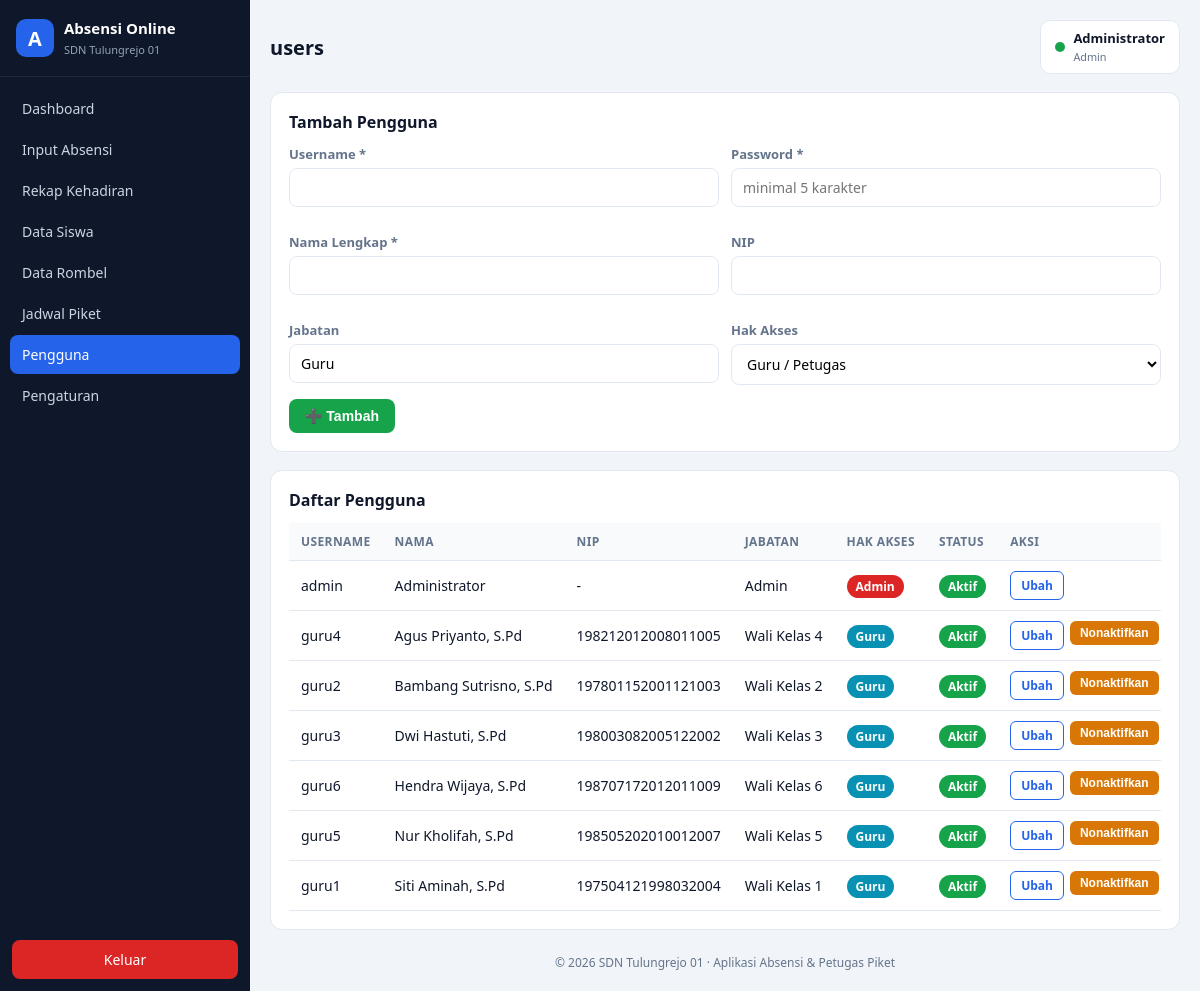
/users.php (signed in), run on the app's committed database.
### tables this page shows
CREATE TABLE `pengaturan` (
  `id`              INT(11) NOT NULL AUTO_INCREMENT,
  `nama_sekolah`    VARCHAR(100) NOT NULL DEFAULT 'SDN Tulungrejo 01',
  `npsn`            VARCHAR(16) DEFAULT NULL,
  `alamat`          VARCHAR(150) DEFAULT NULL,
  `kepala_sekolah`  VARCHAR(100) DEFAULT NULL,
  `tahun_pelajaran` VARCHAR(9)  NOT NULL DEFAULT '2025/2026',
  `semester`        ENUM('Ganjil','Genap') NOT NULL DEFAULT 'Ganjil',
  `logo`            VARCHAR(255) DEFAULT NULL,
  PRIMARY KEY (`id`)
);

CREATE TABLE `users` (
  `id_user`    INT(11) NOT NULL AUTO_INCREMENT,
  `username`   VARCHAR(30) NOT NULL,
  `password`   VARCHAR(255) NOT NULL,
  `nama`       VARCHAR(100) NOT NULL,
  `nip`        VARCHAR(18) DEFAULT NULL,
  `jabatan`    VARCHAR(50) DEFAULT 'Guru',
  `hak_akses`  ENUM('admin','guru') NOT NULL DEFAULT 'guru',
  `foto`       VARCHAR(255) DEFAULT NULL,
  `aktif`      TINYINT(1) NOT NULL DEFAULT 1,
  `created_at` TIMESTAMP NOT NULL DEFAULT CURRENT_TIMESTAMP,
  PRIMARY KEY (`id_user`),
  UNIQUE KEY `uk_username` (`username`)
);

### library/functions.php (called while the page is built, shortened)
<?php
function e($str)
{
    return htmlspecialchars((string)$str, ENT_QUOTES, 'UTF-8');
}
function get_pengaturan($conn)
{
    $r = $conn->query("SELECT * FROM pengaturan ORDER BY id ASC LIMIT 1")->fetch_assoc();
    return $r ?: [];
}
function current_user()
{
    return $_SESSION['user'] ?? null;
}

### users.php (the view, shortened to what this page needs)
<?php
$page = 'users';
require_once __DIR__ . '/library/header.php';
$edit = null;
$users = $conn->query("SELECT * FROM users ORDER BY hak_akses, nama")->fetch_all(MYSQLI_ASSOC);
?>
<div class="card">
  <h2><?= $edit ? 'Ubah Pengguna' : 'Tambah Pengguna' ?></h2>
  <form method="post">
    <div class="row-form">
      <div class="form-group">
        <label>Username *</label>
        <input type="text" name="username" required value="<?= e($edit['username'] ?? '') ?>">
      </div>
      <div class="form-group">
        <label>Password <?= $edit ? '(kosongkan jika tetap)' : '*' ?></label>
        <input type="password" name="password" <?= $edit ? '' : 'required' ?> minlength="5" placeholder="minimal 5 karakter">
      </div>
      <div class="form-group">
        <label>Nama Lengkap *</label>
        <input type="text" name="nama" required value="<?= e($edit['nama'] ?? '') ?>">
      </div>
      <div class="form-group">
        <label>NIP</label>
        <input type="text" name="nip" value="<?= e($edit['nip'] ?? '') ?>">
      </div>
      <div class="form-group">
        <label>Jabatan</label>
        <input type="text" name="jabatan" value="<?= e($edit['jabatan'] ?? 'Guru') ?>">
      </div>
      <div class="form-group">
        <label>Hak Akses</label>
        <select name="hak_akses">
          <option value="guru" <?= ($edit['hak_akses'] ?? '') === 'guru' ? 'selected' : '' ?>>Guru / Petugas</option>
        </select>
      </div>
    </div>
    <button class="btn btn-success"><?= $edit ? '💾 Simpan' : '➕ Tambah' ?></button>
  </form>
</div>
<div class="card">
  <h2>Daftar Pengguna</h2>
  <div class="table-wrap">
    <table>
      <thead><tr><th>Username</th><th>Nama</th><th>NIP</th><th>Jabatan</th><th>Hak Akses</th><th>Status</th><th class="no-print">Aksi</th></tr></thead>
      <tbody>
      <?php foreach ($users as $u): ?>
        <tr>
          <td><?= e($u['username']) ?></td>
          <td><?= e($u['nama']) ?></td>
          <td><?= e($u['nip'] ?: '-') ?></td>
          <td><?= e($u['jabatan'] ?: '-') ?></td>
          <td><span class="badge <?= $u['hak_akses'] === 'admin' ? 'badge-danger' : 'badge-info' ?>"><?= e(ucfirst($u['hak_akses'])) ?></span></td>
          <td><span class="badge <?= $u['aktif'] ? 'badge-success' : 'badge-secondary' ?>"><?= $u['aktif'] ? 'Aktif' : 'Nonaktif' ?></span></td>
          <td class="no-print">
            <div class="actions">
              <a class="btn btn-sm btn-outline" href="users.php?edit=<?= (int)$u['id_user'] ?>">Ubah</a>
              <?php if ((int)$u['id_user'] !== (int)current_user()['id_user']): ?>
                <form method="post" class="confirm-submit" data-confirm="Ubah status pengguna ini?">
                  <button class="btn btn-sm btn-warning"><?= $u['aktif'] ? 'Nonaktifkan' : 'Aktifkan' ?></button>
                </form>
              <?php endif; ?>
            </div>
          </td>
        </tr>
      <?php endforeach; ?>
      </tbody>
    </table>
  </div>
</div>
<?php require_once __DIR__ . '/library/footer.php'; ?>

### library/header.php (shortened to what this page needs)
<?php
require_once __DIR__ . '/auth.php';
$user = current_user();
$setting = get_pengaturan($conn);
$page = $page ?? '';
$menu = [
    'dashboard' => ['Dashboard', 'index.php', 'all'],
    'absensi'   => ['Input Absensi', 'absensi.php', 'all'],
    'rekap'     => ['Rekap Kehadiran', 'rekap.php', 'all'],
    'siswa'     => ['Data Siswa', 'siswa.php', 'all'],
    'rombel'    => ['Data Rombel', 'rombel.php', 'admin'],
    'piket'     => ['Jadwal Piket', 'piket/index.php', 'all'],
    'users'     => ['Pengguna', 'users.php', 'admin'],
    'pengaturan'=> ['Pengaturan', 'pengaturan.php', 'admin'],
];
?>
<!DOCTYPE html>
<html lang="id">
<head>
<link rel="stylesheet" href="/app/assets/css/style.css">
</head>
<body>
<div class="layout">
  <aside class="sidebar" id="sidebar">
    <div class="brand">
      <div class="brand-logo">A</div>
      <div>
        <strong>Absensi Online</strong><br>
        <small><?= e($setting['nama_sekolah'] ?? 'SDN Tulungrejo 01') ?></small>
      </div>
    </div>
    <nav class="nav">
      <?php foreach ($menu as $key => $m): ?>
        <a href="<?= e($m[1]) ?>" class="<?= $page === $key ? 'active' : '' ?>"><?= e($m[0]) ?></a>
      <?php endforeach; ?>
    </nav>
    <a class="btn-logout" href="logout.php">Keluar</a>
  </aside>
  <main class="content">
    <header class="topbar">
      <h1><?= e($page ?: 'Dashboard') ?></h1>
      <div class="user-box">
        <span class="dot"></span>
        <div>
          <strong><?= e($user['nama']) ?></strong><br>
          <small><?= e(ucfirst($user['hak_akses'])) ?></small>
        </div>
      </div>
    </header>

### library/footer.php (shortened to what this page needs)
    <footer class="footer">
      &copy; <?= date('Y') ?> <?= e($setting['nama_sekolah'] ?? 'SDN Tulungrejo 01') ?> &middot; Aplikasi Absensi &amp; Petugas Piket
    </footer>
  </main>
</div>
</body>
</html>

### assets/css/style.css (style rules this page uses)
:root { --bg:#f1f5f9; --card:#ffffff; --side:#0f172a; --side2:#1e293b; --primary:#2563eb; --success:#16a34a; --warning:#d97706; --info:#0891b2; --danger:#dc2626; --text:#0f172a; --muted:#64748b; --line:#e2e8f0; }
* { margin:0;padding:0;box-sizing:border-box }
body { font-family:'Segoe UI',system-ui,Arial,sans-serif;background:var(--bg);color:var(--text);font-size:15px }
a { color:var(--primary);text-decoration:none }
.layout { display:flex;min-height:100vh }
.sidebar { width:250px;background:var(--side);color:#cbd5e1;display:flex;flex-direction:column;position:fixed;top:0;bottom:0;left:0;z-index:50 }
.brand { display:flex;gap:10px;align-items:center;padding:18px 16px;border-bottom:1px solid var(--side2);color:#fff }
.brand-logo { width:38px;height:38px;border-radius:10px;background:var(--primary);color:#fff;display:flex;align-items:center;justify-content:center;font-weight:700;font-size:20px }
.brand small { color:#94a3b8;font-size:11px }
.nav { flex:1;padding:12px 10px;display:flex;flex-direction:column;gap:2px;overflow-y:auto }
.nav a { color:#cbd5e1;padding:10px 12px;border-radius:8px;font-size:14px }
.nav a.active { background:var(--primary);color:#fff }
.btn-logout { margin:12px;padding:10px;text-align:center;background:var(--danger);color:#fff;border-radius:8px;font-size:14px }
.content { flex:1;margin-left:250px;padding:20px;min-width:0 }
.topbar { display:flex;align-items:center;gap:14px;margin-bottom:18px }
.topbar h1 { font-size:20px;flex:1 }
.user-box { display:flex;gap:8px;align-items:center;background:var(--card);padding:8px 14px;border-radius:10px;border:1px solid var(--line);font-size:13px }
.user-box small { color:var(--muted) }
.dot { width:10px;height:10px;border-radius:50%;background:var(--success) }
.card { background:var(--card);border:1px solid var(--line);border-radius:12px;padding:18px;margin-bottom:18px }
.card h2 { font-size:16px;margin-bottom:12px }
.table-wrap { overflow-x:auto }
table { width:100%;border-collapse:collapse;font-size:14px }
th,td { padding:10px 12px;text-align:left;border-bottom:1px solid var(--line);white-space:nowrap }
th { background:#f8fafc;color:var(--muted);font-weight:600;font-size:12px;text-transform:uppercase;letter-spacing:.4px }
.form-group { margin-bottom:14px }
.form-group label { display:block;font-size:13px;margin-bottom:5px;color:var(--muted);font-weight:600 }
input[type=text],input[type=password],input[type=date],input[type=number],input[type=email],select,textarea { width:100%;padding:9px 11px;border:1px solid var(--line);border-radius:8px;font-size:14px;background:#fff;font-family:inherit }
.row-form { display:grid;gap:12px;grid-template-columns:repeat(2,1fr) }
.btn { display:inline-block;padding:9px 16px;border-radius:8px;border:none;cursor:pointer;font-size:14px;font-weight:600;background:var(--primary);color:#fff }
.btn-sm { padding:5px 10px;font-size:12px;border-radius:6px }
.btn-success { background:var(--success) }
.btn-warning { background:var(--warning) }
.btn-outline { background:#fff;color:var(--primary);border:1px solid var(--primary) }
.actions { display:flex;gap:6px }
.badge { padding:3px 9px;border-radius:999px;font-size:12px;font-weight:600;color:#fff }
.badge-success { background:var(--success) }
.badge-info { background:var(--info) }
.badge-danger { background:var(--danger) }
.footer { margin-top:24px;color:var(--muted);font-size:12px;text-align:center }

### data on the page
pengaturan: nama_sekolah "SDN Tulungrejo 01"
users: username "admin", nama "Administrator", nip "-", jabatan "Admin", hak_akses "Admin", aktif "Aktif"
users: username "guru4", nama "Agus Priyanto, S.Pd", nip "198212012008011005", jabatan "Wali Kelas 4", hak_akses "Guru", aktif "Aktif"
users: username "guru2", nama "Bambang Sutrisno, S.Pd", nip "197801152001121003", jabatan "Wali Kelas 2", hak_akses "Guru", aktif "Aktif"
users: username "guru3", nama "Dwi Hastuti, S.Pd", nip "198003082005122002", jabatan "Wali Kelas 3", hak_akses "Guru", aktif "Aktif"
users: username "guru6", nama "Hendra Wijaya, S.Pd", nip "198707172012011009", jabatan "Wali Kelas 6", hak_akses "Guru", aktif "Aktif"
users: username "guru5", nama "Nur Kholifah, S.Pd", nip "198505202010012007", jabatan "Wali Kelas 5", hak_akses "Guru", aktif "Aktif"
users: username "guru1", nama "Siti Aminah, S.Pd", nip "197504121998032004", jabatan "Wali Kelas 1", hak_akses "Guru", aktif "Aktif"

### other printed values
$m[0] "Dashboard"
$m[0] "Input Absensi"
$m[0] "Rekap Kehadiran"
$m[0] "Data Siswa"
$m[0] "Data Rombel"
$m[0] "Jadwal Piket"
$m[0] "Pengguna"
$m[0] "Pengaturan"
$page ?: 'Dashboard' "users"
$user['nama'] "Administrator"
$user['hak_akses'] "Admin"
